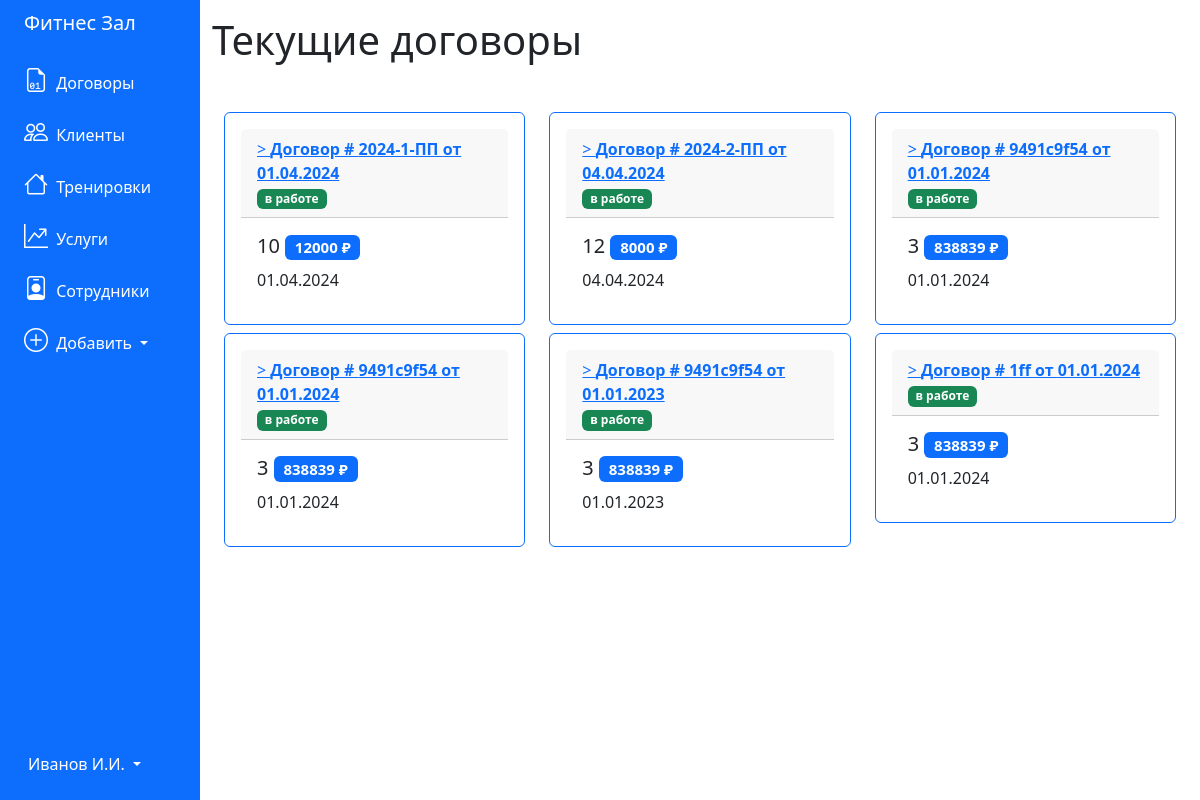
Page /contracts on the earlier database version.
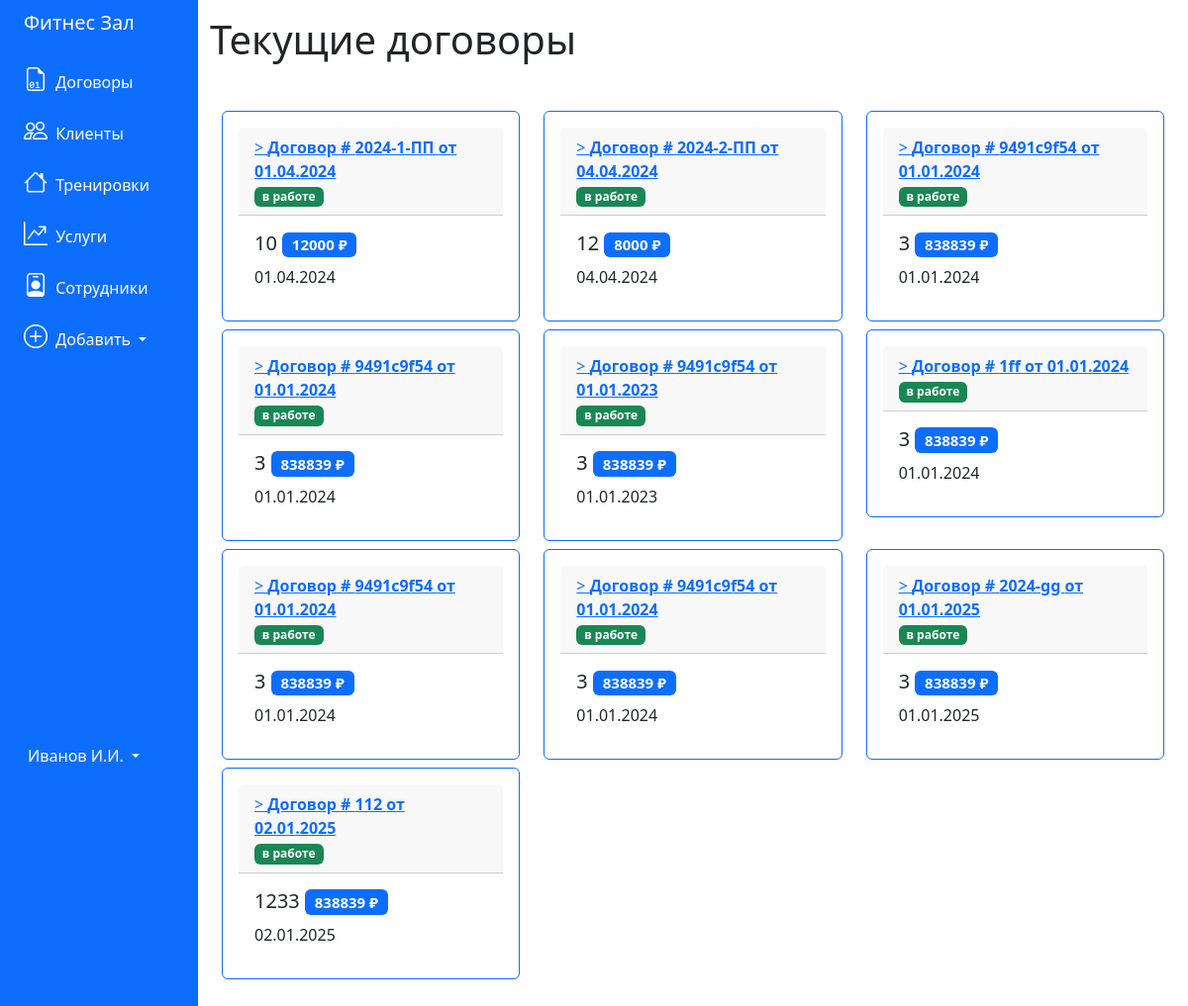
Same page on the later database version.
### tables this page shows
CREATE TABLE "contracts" (
	"id_contract"	INTEGER,
	"number"	TEXT,
	"date"	TEXT,
	"price"	INTEGER,
	"discount"	INTEGER,
	"deal_status"	BLOB,
	"finish_price"	INTEGER,
	"training_id"	INTEGER,
	"client_id"	INTEGER,
	"employee_id"	INTEGER,
	PRIMARY KEY("id_contract" AUTOINCREMENT)
);

### app.py (the view)
@app.route('/contracts')
def contracts():
    conn = get_db_connection()
    pos = conn.execute("""SELECT * FROM contracts, trainings, clients
    WHERE contracts.training_id = trainings.id_training and contracts.client_id = clients.id_client
    """).fetchall()
    conn.close()
    return render_template('contracts.html', contracts=pos)

### app.py (called while the page is built)
def get_db_connection():
    conn = sqlite3.connect('../pythonProject4/database.db')
    conn.row_factory = sqlite3.Row
    return conn

### templates/contracts.html (shortened to what this page needs)
{% extends 'base.html' %}
{% block content %}
<h1>{% block title %} Текущие договоры {% endblock %}</h1>
<div class="container mt-5 mb-3">
    <div class="row">
        {% for contract in contracts %}
        <div class="col-md-4">
            <div class="card p-3 mb-2 border-primary">
                <div class="card-header">
                    <a href="{{ url_for('contract', contract_id=contract['id_contract']) }}">>
                        <b>Договор # {{ contract['number'] }} от {{ contract['date'] }}</b>
                    </a>
                    <br>
                    {% if contract['deal_status']==False %}
                    <span class="badge bg-success"> в работе </span>
                    {% else %}
                    <span class="badge bg-danger"> сделка завершена </span>
                    {% endif %}
                </div>
                <div class="card-body">
                    <h5 class="card-title">{{ contract['discount'] }} <span class="badge bg-primary">{{
                            contract['price'] }} ₽</span></h5>
                    <p class="card-text">{{ contract['date'] }}</p>
                </div>
            </div>
        </div>
        {% endfor %}
    </div>
</div>
{% endblock %}

Differences in the rows shown:
added contracts: number "9491c9f54", date "01.01.2024", deal_status "в работе", discount "3", price "838839"
added contracts: number "9491c9f54", date "01.01.2024", deal_status "в работе", discount "3", price "838839"
added contracts: number "2024-gg", date "01.01.2025", deal_status "в работе", discount "3", price "838839"
added contracts: number "112", date "02.01.2025", deal_status "в работе", discount "1233", price "838839"
